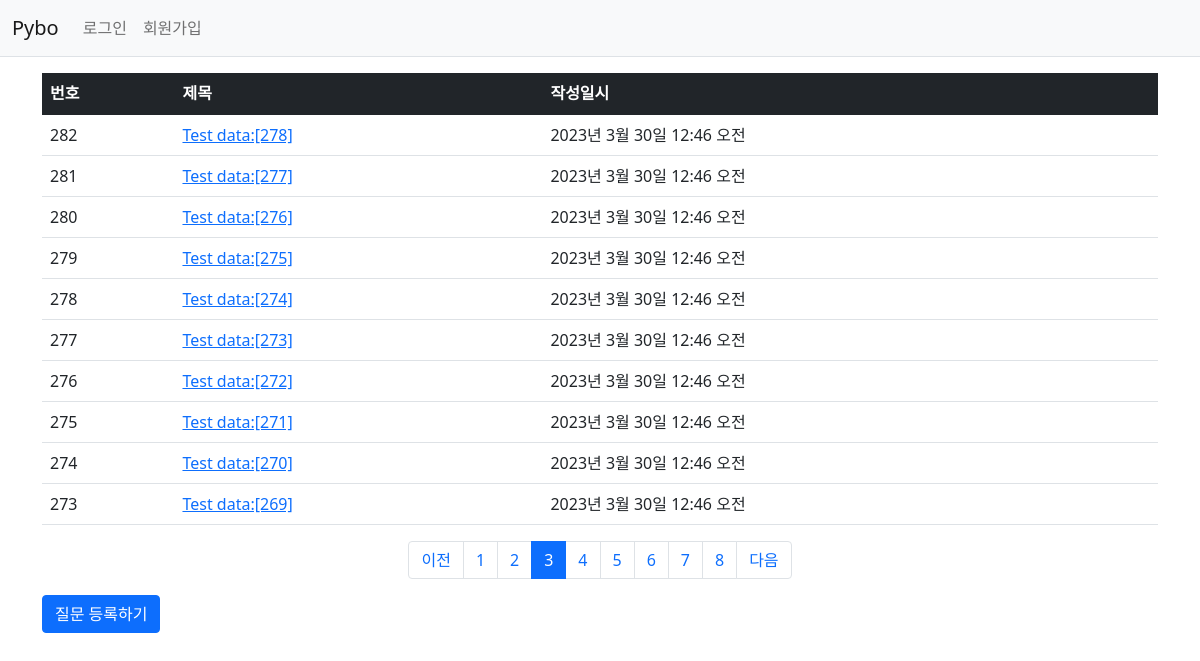
Page /pybo/?page=3 on the committed database.
### pybo/models.py (models this page shows, shortened)
class Question(models.Model):
    author = models.ForeignKey(User, on_delete=models.CASCADE, related_name='author_question')  # question author
    subject = models.CharField(max_length=200)
    content = models.TextField()
    create_date = models.DateTimeField()
    modify_date = models.DateTimeField(null=True, blank=True)   # modified date
    voter = models.ManyToManyField(User, related_name='voter_question')    # 질문 추천인 추가. ManyToManyField = DB N:N relation

### pybo/views/base_views.py (the view)
# urls.py: path('', base_views.index, name='index'),    # '/'에 해당되는 path. 즉 http://localhost:8080/
def index(request):
    page = request.GET.get('page', '1')  # 페이지. # GET방식으로 호출된 url에서 page값을 가져올 때 사용됨
    question_list = Question.objects.order_by('-create_date')
    paginator = Paginator(question_list, 10)  # 페이지당 10개씩 보여주기
    page_obj = paginator.get_page(page)
    context = {'question_list': page_obj}   # question_list는 페이징 객체(page_obj)
    return render(request, 'pybo/question_list.html', context)

### pybo/templatetags/pybo_filter.py (called while the page is built)
@register.filter
def sub(value, arg):
    return value - arg

### templates/pybo/question_list.html (shortened to what this page needs)
{%  extends 'base.html' %}
{% load pybo_filter %}
{% block content %}
<div class="container my-3">
    <table class="table">
        <thead>
        <tr class="table-dark">
            <th>번호</th>
            <th>제목</th>
            <th>작성일시</th>
        </tr>
        </thead>
        <tbody>
        {% if question_list %}
        {% for question in question_list %}
        <tr>
            <td>
                {{ question_list.paginator.count|sub:question_list.start_index|sub:forloop.counter0|add:1 }}
            </td>
            <td>
                <a href="{% url 'pybo:detail' question.id %}">{{ question.subject }}</a>
            </td>
            <td>{{ question.create_date }}</td>
        </tr>
        {% endfor %}
        {% else %}
        <tr>
            <td colspan="3">질문이 없습니다.</td>
        </tr>
        {% endif %}
        </tbody>
    </table>
    <ul class="pagination justify-content-center">
        {% if question_list.has_previous %}
        <li class="page-item">
            <a class="page-link" href="?page={{ question_list.previous_page_number }}">이전</a>
        </li>
        {% else %}
        <li class="page-item disabled">
            <a class="page-link" tabindex="-1" aria-disabled="true" href="#">이전</a>
        </li>
        {% endif %}
        {% for page_number in question_list.paginator.page_range %}
        {% if page_number >= question_list.number|add:-5 and page_number <= question_list.number|add:5 %}
        {% if page_number == question_list.number %}
        <li class="page-item active" aria-current="page">
            <a class="page-link" href="?page={{ page_number }}">{{ page_number }}</a>
        </li>
        {% else %}
        <li class="page-item">
            <a class="page-link" href="?page={{ page_number }}">{{ page_number }}</a>
        </li>
        {% endif %}
        {% endif %}
        {% endfor %}
        {% if question_list.has_next %}
        <li class="page-item">
            <a class="page-link" href="?page={{ question_list.next_page_number }}">다음</a>
        </li>
        {% else %}
        <li class="page-item disabled">
            <a class="page-link" tabindex="-1" aria-disabled="true" href="#">다음</a>
        </li>
        {% endif %}
    </ul>
    <a href="{% url 'pybo:question_create' %}" class="btn btn-primary">질문 등록하기</a>
</div>
{% endblock %}

### rows in the picture
Question: paginator.count|sub "282", subject "Test data:[278]", create_date "2023년 3월 30일 12:46 오전"
Question: paginator.count|sub "281", subject "Test data:[277]", create_date "2023년 3월 30일 12:46 오전"
Question: paginator.count|sub "280", subject "Test data:[276]", create_date "2023년 3월 30일 12:46 오전"
Question: paginator.count|sub "279", subject "Test data:[275]", create_date "2023년 3월 30일 12:46 오전"
Question: paginator.count|sub "278", subject "Test data:[274]", create_date "2023년 3월 30일 12:46 오전"
Question: paginator.count|sub "277", subject "Test data:[273]", create_date "2023년 3월 30일 12:46 오전"
Question: paginator.count|sub "276", subject "Test data:[272]", create_date "2023년 3월 30일 12:46 오전"
Question: paginator.count|sub "275", subject "Test data:[271]", create_date "2023년 3월 30일 12:46 오전"
Question: paginator.count|sub "274", subject "Test data:[270]", create_date "2023년 3월 30일 12:46 오전"
Question: paginator.count|sub "273", subject "Test data:[269]", create_date "2023년 3월 30일 12:46 오전"

### other values in the picture
{{ page_number }} "1" "2" "4" "5" "6" "7" "8"
{{ page_number }} "3"
